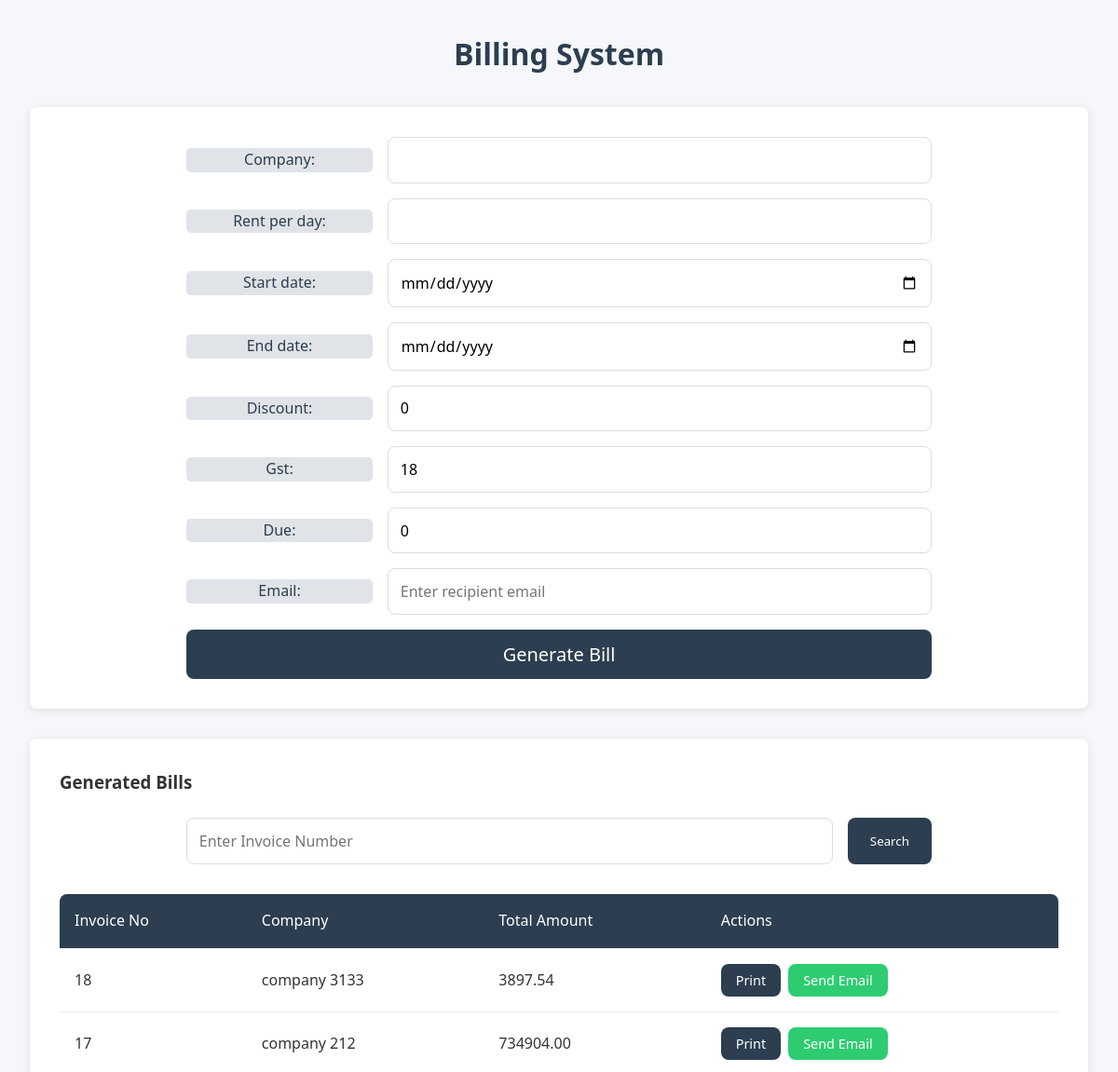
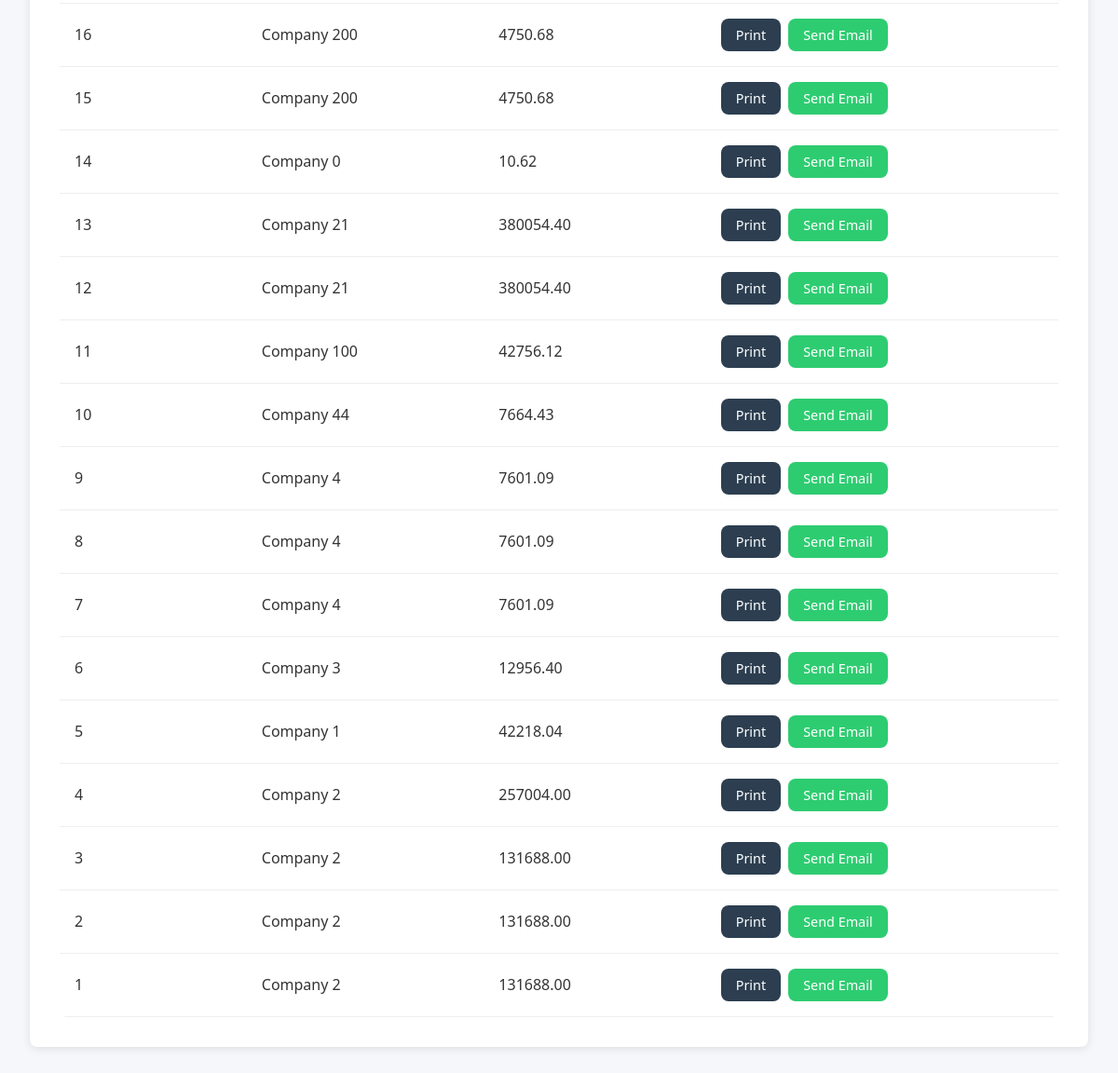
The page / on the database its author committed (2 pictures, top to bottom).
### billing/models.py (models this page shows, shortened)
class Invoice(models.Model):
    invoice_number = models.AutoField(primary_key=True)
    company = models.CharField(max_length=255)
    rent_per_day = models.DecimalField(max_digits=10, decimal_places=2)
    start_date = models.DateField()
    end_date = models.DateField()
    discount = models.DecimalField(max_digits=5, decimal_places=2, default=0)
    gst = models.DecimalField(max_digits=5, decimal_places=2, default=18)
    due = models.DecimalField(max_digits=10, decimal_places=2, default=0)
    email = models.EmailField()
    def total_amount(self):
        days = (self.end_date - self.start_date).days + 1
        base_amount = days * self.rent_per_day
        discount_amount = (base_amount * self.discount) / 100
        gst_amount = ((base_amount - discount_amount) * self.gst) / 100
        return round(base_amount - discount_amount + gst_amount, 2)

### billing/views.py (the view)
# urls.py: path('', invoice_form, name='invoice_form'),
def invoice_form(request):
    form = InvoiceForm()
    invoices = Invoice.objects.all().order_by('-invoice_number')
    if request.method == 'POST':
        form = InvoiceForm(request.POST)
        if form.is_valid():
            invoice = form.save()
            return redirect('invoice_detail', invoice_id=invoice.invoice_number)  # Redirect instead of render
    return render(request, 'billing/invoice_form.html', {'form': form, 'invoices': invoices})

### billing/forms.py
class InvoiceForm(forms.ModelForm):
    class Meta:
        model = Invoice
        fields = ['company', 'rent_per_day', 'start_date', 'end_date', 'discount', 'gst', 'due', 'email']
        widgets = {
            'start_date': forms.DateInput(attrs={'type': 'date'}),
            'end_date': forms.DateInput(attrs={'type': 'date'}),
            'email': forms.EmailInput(attrs={'placeholder': 'Enter recipient email'}),
        }

### templates/billing/invoice_form.html (shortened to what this page needs)
<!DOCTYPE html>
<html lang="en">
<head>
</head>
<body>
    <div class="container">
        <div class="header">
            <h2>Billing System</h2>
        </div>
        <div class="card">
            <form id="invoiceForm" method="POST">
                {{ form.as_p }}
                <div class="form-actions" style="width: 100%;">
                    <button type="submit" style="width: 100%; font-size:20px;">Generate Bill</button>
                </div>
            </form>
        </div>
        <div class="card">
            <h3>Generated Bills</h3>
            <div class="search-container">
                <input type="text" id="searchInvoice" placeholder="Enter Invoice Number">
                <button onclick="searchInvoice()">Search</button>
            </div>
            <div class="table-container">
                <table>
                    <thead>
                        <tr>
                            <th>Invoice No</th>
                            <th>Company</th>
                            <th>Total Amount</th>
                            <th>Actions</th>
                        </tr>
                    </thead>
                    <tbody>
                        {% for invoice in invoices %}
                        <tr>
                            <td>{{ invoice.invoice_number }}</td>
                            <td>{{ invoice.company }}</td>
                            <td>{{ invoice.total_amount }}</td>
                            <td class="actions">
                                <button onclick="printInvoice('{{ invoice.invoice_number }}')">Print</button>
                                <button class="success" onclick="sendEmail('{{ invoice.invoice_number }}')">Send Email</button>
                            </td>
                        </tr>
                        {% endfor %}
                    </tbody>
                </table>
            </div>
        </div>
    </div>
</body>
</html>

### templates/billing/invoice_form.html (style rules this page uses)
:root { --primary-color: #2c3e50; --secondary-color: #3498db; --success-color: #2ecc71; --background-color: #f5f7fa; --border-radius: 8px; --box-shadow: 0 2px 10px rgba(0, 0, 0, 0.1); }
* { margin: 0; padding: 0; box-sizing: border-box; font-family: 'Segoe UI', Tahoma, Geneva, Verdana, sans-serif; }
body { background-color: var(--background-color); color: #333; line-height: 1.6; padding: 2rem; }
.container { max-width: 1200px; margin: 0 auto; }
.header { text-align: center; margin-bottom: 2rem; }
.header h2 { color: var(--primary-color); font-size: 2rem; margin-bottom: 0.5rem; }
.card { background: white; border-radius: var(--border-radius); box-shadow: var(--box-shadow); padding: 2rem; margin-bottom: 2rem; }
form { max-width: 800px; margin: 0 auto; }
form p { display: grid; grid-template-columns: 200px 1fr; gap: 1rem; align-items: center; margin-bottom: 1rem; }
label { font-weight: 500; color: var(--primary-color); text-align: center; background-color: #e0e3e7; border-radius: 5px; }
input, select { width: 100%; padding: 0.8rem; border: 1px solid #ddd; border-radius: var(--border-radius); font-size: 1rem; transition: all 0.3s ease; }
.form-actions { grid-column: 2; margin-top: 1rem; }
.search-container { display: grid; grid-template-columns: 1fr auto; gap: 1rem; margin-bottom: 1.5rem; max-width: 800px; margin: 1.5rem auto; }
button { background-color: var(--primary-color); color: white; border: none; cursor: pointer; font-weight: 500; padding: 0.8rem 1.5rem; border-radius: var(--border-radius); transition: all 0.3s ease; }
button.success { background-color: var(--success-color); }
.table-container { overflow-x: auto; margin-top: 2rem; }
table { width: 100%; border-collapse: collapse; background: white; border-radius: var(--border-radius); overflow: hidden; }
th, td { padding: 1rem; text-align: left; border-bottom: 1px solid #eee; }
th { background-color: var(--primary-color); color: white; font-weight: 500; }
.actions { display: flex; gap: 0.5rem; }
.actions button { padding: 0.5rem 1rem; font-size: 0.9rem; }
form button[type="submit"] { grid-column: 2; justify-self: start; min-width: 150px; }

### rows shown on the page
Invoice: invoice_number "18", company "company 3133", total_amount "3897.54"
Invoice: invoice_number "17", company "company 212", total_amount "734904.00"
Invoice: invoice_number "16", company "Company 200", total_amount "4750.68"
Invoice: invoice_number "15", company "Company 200", total_amount "4750.68"
Invoice: invoice_number "14", company "Company 0", total_amount "10.62"
Invoice: invoice_number "13", company "Company 21", total_amount "380054.40"
Invoice: invoice_number "12", company "Company 21", total_amount "380054.40"
Invoice: invoice_number "11", company "Company 100", total_amount "42756.12"
Invoice: invoice_number "10", company "Company 44", total_amount "7664.43"
Invoice: invoice_number "9", company "Company 4", total_amount "7601.09"
Invoice: invoice_number "8", company "Company 4", total_amount "7601.09"
Invoice: invoice_number "7", company "Company 4", total_amount "7601.09"
Invoice: invoice_number "6", company "Company 3", total_amount "12956.40"
Invoice: invoice_number "5", company "Company 1", total_amount "42218.04"
Invoice: invoice_number "4", company "Company 2", total_amount "257004.00"
Invoice: invoice_number "3", company "Company 2", total_amount "131688.00"
Invoice: invoice_number "2", company "Company 2", total_amount "131688.00"
Invoice: invoice_number "1", company "Company 2", total_amount "131688.00"
